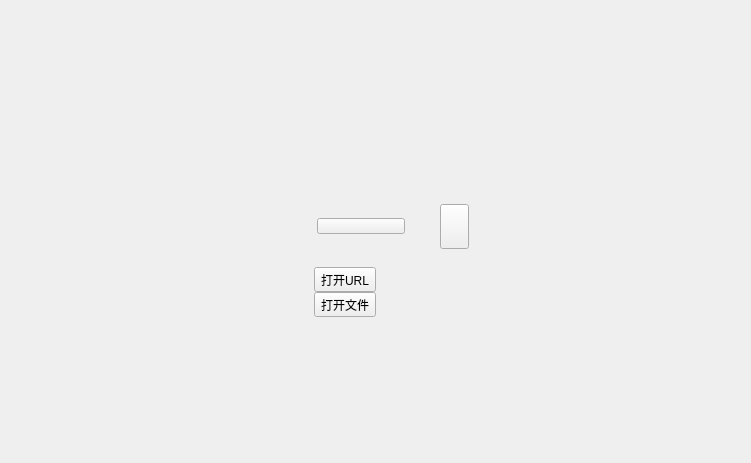
<?xml version="1.0" encoding="UTF-8"?>
<ui version="4.0">
 <class>PlayActivePageView</class>
 <widget class="QWidget" name="PlayActivePageView">
  <property name="geometry">
   <rect>
    <x>0</x>
    <y>0</y>
    <width>751</width>
    <height>463</height>
   </rect>
  </property>
  <property name="windowTitle">
   <string>PlayActivePageView</string>
  </property>
  <layout class="QVBoxLayout" name="verticalLayout_4">
   <item>
    <spacer name="verticalSpacer">
     <property name="orientation">
      <enum>Qt::Vertical</enum>
     </property>
     <property name="sizeHint" stdset="0">
      <size>
       <width>17</width>
       <height>69</height>
      </size>
     </property>
    </spacer>
   </item>
   <item>
    <layout class="QHBoxLayout" name="horizontalLayout_5">
     <item>
      <spacer name="horizontalSpacer_5">
       <property name="orientation">
        <enum>Qt::Horizontal</enum>
       </property>
       <property name="sizeHint" stdset="0">
        <size>
         <width>40</width>
         <height>20</height>
        </size>
       </property>
      </spacer>
     </item>
     <item>
      <widget class="QWidget" name="widget_2" native="true">
       <layout class="QVBoxLayout" name="verticalLayout_3">
        <property name="spacing">
         <number>5</number>
        </property>
        <property name="leftMargin">
         <number>0</number>
        </property>
        <property name="topMargin">
         <number>0</number>
        </property>
        <property name="rightMargin">
         <number>0</number>
        </property>
        <property name="bottomMargin">
         <number>0</number>
        </property>
        <item>
         <widget class="QWidget" name="widget_5" native="true">
          <layout class="QHBoxLayout" name="horizontalLayout_6">
           <item>
            <widget class="QLabel" name="logo_label">
             <property name="minimumSize">
              <size>
               <width>0</width>
               <height>0</height>
              </size>
             </property>
             <property name="maximumSize">
              <size>
               <width>16777215</width>
               <height>16777215</height>
              </size>
             </property>
             <property name="text">
              <string/>
             </property>
            </widget>
           </item>
          </layout>
         </widget>
        </item>
        <item>
         <layout class="QHBoxLayout" name="horizontalLayout_4">
          <property name="spacing">
           <number>0</number>
          </property>
          <item>
           <spacer name="horizontalSpacer_4">
            <property name="orientation">
             <enum>Qt::Horizontal</enum>
            </property>
            <property name="sizeHint" stdset="0">
             <size>
              <width>40</width>
              <height>20</height>
             </size>
            </property>
           </spacer>
          </item>
          <item>
           <widget class="QWidget" name="widget_3" native="true">
            <layout class="QVBoxLayout" name="verticalLayout_2">
             <property name="spacing">
              <number>0</number>
             </property>
             <property name="leftMargin">
              <number>0</number>
             </property>
             <property name="topMargin">
              <number>0</number>
             </property>
             <property name="rightMargin">
              <number>0</number>
             </property>
             <property name="bottomMargin">
              <number>0</number>
             </property>
             <item>
              <widget class="QWidget" name="widget_4" native="true">
               <property name="minimumSize">
                <size>
                 <width>0</width>
                 <height>80</height>
                </size>
               </property>
               <layout class="QVBoxLayout" name="verticalLayout_5">
                <property name="spacing">
                 <number>0</number>
                </property>
                <property name="leftMargin">
                 <number>0</number>
                </property>
                <property name="topMargin">
                 <number>0</number>
                </property>
                <property name="rightMargin">
                 <number>0</number>
                </property>
                <property name="bottomMargin">
                 <number>0</number>
                </property>
                <item>
                 <layout class="QHBoxLayout" name="horizontalLayout_3">
                  <property name="spacing">
                   <number>0</number>
                  </property>
                  <item>
                   <widget class="QWidget" name="widget" native="true">
                    <property name="minimumSize">
                     <size>
                      <width>158</width>
                      <height>45</height>
                     </size>
                    </property>
                    <property name="maximumSize">
                     <size>
                      <width>158</width>
                      <height>45</height>
                     </size>
                    </property>
                    <layout class="QHBoxLayout" name="horizontalLayout_2">
                     <property name="spacing">
                      <number>0</number>
                     </property>
                     <property name="leftMargin">
                      <number>0</number>
                     </property>
                     <property name="topMargin">
                      <number>0</number>
                     </property>
                     <property name="rightMargin">
                      <number>0</number>
                     </property>
                     <property name="bottomMargin">
                      <number>0</number>
                     </property>
                     <item>
                      <spacer name="horizontalSpacer">
                       <property name="orientation">
                        <enum>Qt::Horizontal</enum>
                       </property>
                       <property name="sizeHint" stdset="0">
                        <size>
                         <width>17</width>
                         <height>20</height>
                        </size>
                       </property>
                      </spacer>
                     </item>
                     <item>
                      <widget class="QToolButton" name="open_file_btn">
                       <property name="minimumSize">
                        <size>
                         <width>88</width>
                         <height>16</height>
                        </size>
                       </property>
                       <property name="maximumSize">
                        <size>
                         <width>88</width>
                         <height>16</height>
                        </size>
                       </property>
                       <property name="text">
                        <string/>
                       </property>
                      </widget>
                     </item>
                     <item>
                      <spacer name="horizontalSpacer_2">
                       <property name="orientation">
                        <enum>Qt::Horizontal</enum>
                       </property>
                       <property name="sizeHint" stdset="0">
                        <size>
                         <width>17</width>
                         <height>20</height>
                        </size>
                       </property>
                      </spacer>
                     </item>
                    </layout>
                   </widget>
                  </item>
                  <item>
                   <widget class="QToolButton" name="open_menu_btn">
                    <property name="minimumSize">
                     <size>
                      <width>29</width>
                      <height>45</height>
                     </size>
                    </property>
                    <property name="maximumSize">
                     <size>
                      <width>29</width>
                      <height>45</height>
                     </size>
                    </property>
                    <property name="text">
                     <string/>
                    </property>
                   </widget>
                  </item>
                 </layout>
                </item>
               </layout>
              </widget>
             </item>
             <item>
              <layout class="QHBoxLayout" name="horizontalLayout">
               <property name="spacing">
                <number>0</number>
               </property>
               <item>
                <layout class="QVBoxLayout" name="verticalLayout">
                 <property name="spacing">
                  <number>0</number>
                 </property>
                 <item>
                  <widget class="QToolButton" name="open_url_btn">
                   <property name="text">
                    <string>打开URL</string>
                   </property>
                  </widget>
                 </item>
                 <item>
                  <widget class="QToolButton" name="open_dir_btn">
                   <property name="text">
                    <string>打开文件</string>
                   </property>
                  </widget>
                 </item>
                </layout>
               </item>
               <item>
                <widget class="QLabel" name="label">
                 <property name="minimumSize">
                  <size>
                   <width>29</width>
                   <height>0</height>
                  </size>
                 </property>
                 <property name="maximumSize">
                  <size>
                   <width>29</width>
                   <height>16777215</height>
                  </size>
                 </property>
                 <property name="text">
                  <string/>
                 </property>
                </widget>
               </item>
              </layout>
             </item>
            </layout>
           </widget>
          </item>
          <item>
           <spacer name="horizontalSpacer_3">
            <property name="orientation">
             <enum>Qt::Horizontal</enum>
            </property>
            <property name="sizeHint" stdset="0">
             <size>
              <width>40</width>
              <height>20</height>
             </size>
            </property>
           </spacer>
          </item>
         </layout>
        </item>
       </layout>
      </widget>
     </item>
     <item>
      <spacer name="horizontalSpacer_6">
       <property name="orientation">
        <enum>Qt::Horizontal</enum>
       </property>
       <property name="sizeHint" stdset="0">
        <size>
         <width>40</width>
         <height>20</height>
        </size>
       </property>
      </spacer>
     </item>
    </layout>
   </item>
   <item>
    <spacer name="verticalSpacer_2">
     <property name="orientation">
      <enum>Qt::Vertical</enum>
     </property>
     <property name="sizeHint" stdset="0">
      <size>
       <width>17</width>
       <height>69</height>
      </size>
     </property>
    </spacer>
   </item>
  </layout>
 </widget>
 <layoutdefault spacing="6" margin="11"/>
 <resources/>
 <connections/>
</ui>
